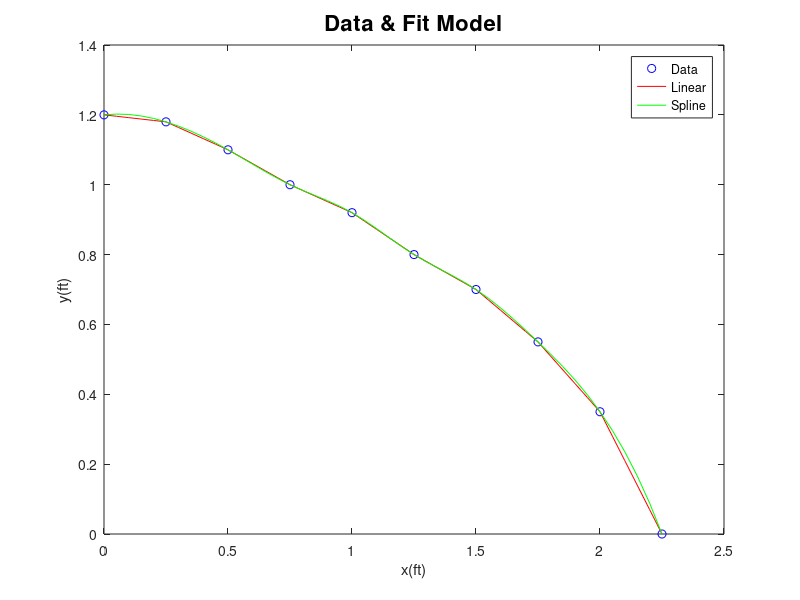

The MATLAB source for this figure:
%linear lines vs cubic spline
clc, clear, close all
x = 0:.25:2.25;
y = [1.2 1.18 1.1 1 0.92 0.8 0.7 0.55 0.35 0];
x_inter = 0:.05:2.25;
y_linear = interp1(x, y, x_inter);
y_spline = spline(x, y, x_inter);
plot(x, y, 'bo');
hold on
plot(x_inter, y_linear, 'r');
plot(x_inter, y_spline, 'g');
box on
hold off
legend({'Data', 'Linear', 'Spline'});
xlabel('x(ft)');
ylabel('y(ft)');
title('Data & Fit Model', 'FontSize', 16);